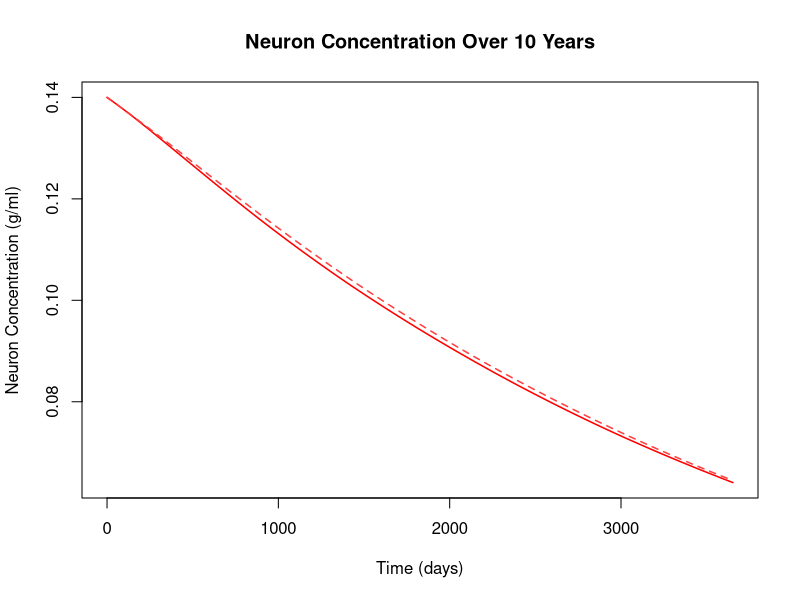

Recreate this plot in R. (Note: a time limit stopped this script after it produced the figure.)
library(dplyr)


NeuronChain=function(Nval,Fival,Foval,tchange,chainl){
  uN=runif(1)
  #print(3.4*10^-4)*((Fival)/(Fival+3.36*10^-10)))*Nval))
  if(uN<(rnorm(1,((3.4*10^-4)/(3.36*10^-10))))){#/sum(chainl)))){
    Nval=Nval-((3.4*10^-4)*((Fival)/(Fival+3.36*10^-10)))*tchange*Nval
  } else{
    Nval=Nval
  } 
  return(Nval)
}

ABetaiChain=function(Nval,ABival,tnow,tchange,chainl){
  uABi1=runif(1)
  if(tnow<=100){
    R=6*tnow/100
  }else{
    R=6
  }
  if((uABi1<rnorm(1,((((9.51)*1+R))-(9.51))/.14))){#/sum(chainl)))){#&(ABichangeboth>=0)){
    ABival=ABival+(((9.51*10^-6*(1+R)-(9.51*ABival))*tchange))*(Nval/.14)
  }
  else{
    ABival=ABival
  } 
  return(ABival)
}

ABetaochain=function(ABoval,ABival,Nval,Aval,M1val,M2val,tchange,chainl){
  uABo=runif(1)
  if(uABo<rnorm(1,((.05/365)+(8*10^-9)/.14+(8*10^-10)/.14-((2*10^-3*.9))*1/(7*10^-3)))){#/sum(chainl))){#((((.05/365)/sum(chainlist)/(8*10^-9)/((8*10^-10)))/sum(chainlist)))/(((2*10^-3)/(7*10^-3))/sum(chainlist))){
    #ABoval=ABoval+(ABival*(.05/365)+((8*10^-9)*(Nval/.14))+((8*10^-10)*(Aval/.14))-(((2*10^-3)*(((M1val+.9*M2val))))*(ABoval/(ABoval+(7*10^-3)))))
    ABoval=ABoval+(ABival*0.0001369863+(8*10^-9)*(Nval/.14)+(8*10^-10)*Aval/.14-((2*10^-3)*(M1val+.9*M2val))*(ABoval/(ABoval+(7*10^-3))))*tchange
  } else{
    ABoval=ABoval
  }
  return(ABoval)
}

TauChainV2=function(Tauval,Fival,Foval,Nval,tchange,chainl){
  uTau=runif(1)
  #print(3.4*10^-4)*((Fival)/(Fival+3.36*10^-10)))*Nval))
  if(uTau<rnorm(1,((((8.1*10^-11)+((1.35*10^-11)*6))-.277)/.14))){#/sum(chainl))){
    Tauval=Tauval+(((8.1*10^-11)+(1.35*10^-11)*6)-.277*Tauval)*tchange*(Nval/.14)
  } else{
    Tauval=Tauval
  } 
  return(Tauval)
}

FivalChainV2=function(Fival,Tauval,Nval,tchange,chainl){
  uFi=runif(1)
  #print(3.4*10^-4)*((Fival)/(Fival+3.36*10^-10)))*Nval))
  if(uFi<rnorm(1,(((1.662*10^-3)-(2.77*10^-3))/.14))){#/sum(chainl))){
    Fival=Fival+(((1.662*10^-3)*Tauval)*(Nval/.14)-((2.77*10^-3)*Fival)*tchange*(Nval/.14))
  } else{
    Fival=Fival
  } 
  return(Fival)
}

FovalChainV2=function(Fival,Foval,tchange,chainl){
  uFo=runif(1)
  #print(3.4*10^-4)*((Fival)/(Fival+3.36*10^-10)))*Nval))
  if(uFo<rnorm(1,((.05/365)-(2.77*10^-4)))){#/sum(chainl))){
    Foval=Foval+(((.05/365)*Fival)-((2.77*10^-4)*Foval))*tchange
  } else{
    Foval=Foval
  } 
  return(Foval)
}


AvalChainV2=function(ABoval,M1val,Aval,tchange,chainl){
  uA=runif(1)
  #print(3.4*10^-4)*((Fival)/(Fival+3.36*10^-10)))*Nval))
  if(uA<rnorm(1,(1.793+ .045-((1.2*10^(-3)))))){#/sum(chainl))){
    Aval=Aval+(1.793*ABoval+.045*M1val-((1.2*10^(-3))*Aval))*tchange
  } else{
    Aval=Aval
  } 
  return(Aval)
}

M1valChainV2=function(M1val,Foval,tchange,chainl){
  uM1=runif(1)
  #print(3.4*10^-4)*((Fival)/(Fival+3.36*10^-10)))*Nval))
  if(uM1<rnorm(1,(((.047*((2*10^(-2))/(2.58*10^(-11)))))*.9-(.015)))){#/sum(chainl))){
    M1val=M1val+((.047*((2*10^(-2))*(Foval/(Foval+(2.58*10^(-11)))))*.9)-(.015*M1val))*tchange
  } else{
    M1val=M1val
  } 
  return(M1val)
}

M2valChainV2=function(M2val,Foval,tchange,chainl){
  uM2=runif(1)
  #print(3.4*10^-4)*((Fival)/(Fival+3.36*10^-10)))*Nval))
  if(uM2<rnorm(1,((.047*((2*10^(-2))/((2.58*10^(-11)))))*.09-(.015)))){#/sum(chainl))){
    M2val=M2val+((.047*((2*10^(-2))*(Foval/(Foval+(2.58*10^(-11)))))*.09)-(.015*M2val))*tchange
  } else{
    M2val=M2val
  } 
  return(M2val)
}



ALStochModelV5=function(time){
  tnow=c(0)
  ABival=c(1*10^-6)
  ABoval=c(1*10^-8)
  Tauval=c(1.37*10^(-10))
  Fival=c(3.36*10^(-10))
  Foval=c(3.36*10^(-11))
  Aval=c(.14)
  M1val=c(.02)
  M2val=c(.02)
  Nval=c(.14)
  R0=6
  i=2
  while (tnow[i-1]<time) {
    chainlist=c(((3.4*10^-4)/(3.36*10^-10))/Nval[i-1],((((9.51*10^-6)*7)-9.51)/.14)/ABival[i-1],
                (((.05/365)+(8*10^-9)/.14+(8*10^-10)/.14+((2*10^-3*.9))*1/(7*10^-3)))/ABoval[i-1],((((8.1*10^-11)+((1.35*10^-11)*6))+.277)/.14)/Tauval[i-1],
                (((1.662*10^-3)+(2.77*10^-3))/.14)/Fival[i-1],((.05/365)+(2.77*10^-4))/Foval[i-1],(1.793+ .045+((1.2*10^(-3))))/Aval[i-1],
                ((.047*((2*10^(-2))/(2.58*10^(-11))))*.9+(.015))/M1val[i-1],((.047*((2*10^(-2))/((2.58*10^(-11)))))*.09+(.015))/M2val[i-1])
    chainorder=c("Neurons","ABi","ABo","Tau","Fi","Fo","Astro","M1","M2")
    chain=data.frame(((3.4*10^-4)/(3.36*10^-10))/Nval[i-1],((((9.51*10^-6)*7)-9.51)/.14)/ABival[i-1],
                     (((.05/365)+(8*10^-9)/.14+(8*10^-10)/.14+((2*10^-3*.9))*1/(7*10^-3)))/ABoval[i-1],((((8.1*10^-11)+((1.35*10^-11)*6))+.277)/.14)/Tauval[i-1],
                     (((1.662*10^-3)+(2.77*10^-3))/.14)/Fival[i-1],((.05/365)+(2.77*10^-4))/Foval[i-1],(1.793+ .045+((1.2*10^(-3))))/Aval[i-1],
                     ((.047*((2*10^(-2))/(2.58*10^(-11))))*.9+(.015))/M1val[i-1],((.047*((2*10^(-2))/((2.58*10^(-11)))))*.09+(.015))/M2val[i-1])
    colnames(chain)=chainorder
    u=runif(length(chainlist))
    possiblet=c(-log(u)/chainlist)
    tchange=max(possiblet)
    chain2=as.data.frame(t(chain))
    chain2=arrange(chain2)
    for (j in 0:length(chain2[,1])) {
      if(isTRUE(chain2[j,]==chain$Neurons)){
        Nval[i]=NeuronChain(Nval[i-1],Fival[i-1],Foval[i-1],max(possiblet),chainlist)
      } else if(isTRUE(chain2[j,]==chain$ABi)){
        ABival[i]=ABetaiChain(Nval[i-1],ABival[i-1],tnow[i-1],max(possiblet),chainlist)
      } else if(isTRUE(chain2[j,]==chain$ABo)){
        ABoval[i]=ABetaochain(ABoval[i-1],ABival[i-1],Nval[i-1],Aval[i-1],M1val[i-1],M2val[i-1],max(possiblet),chainlist)
      } else if(isTRUE(chain2[j,]==chain$Tau)){
        Tauval[i]=TauChainV2(Tauval[i-1],Fival[i-1],Foval[i-1],Nval[i-1],max(possiblet),chainlist)
      } else if(isTRUE(chain2[j,]==chain$Fi)){
        Fival[i]=FivalChainV2(Fival[i-1],Tauval[i-1],Nval[i-1],max(possiblet),chainlist)
      } else if(isTRUE(chain2[j,]==chain$Fo)){
        Foval[i]=FovalChainV2(Fival[i-1],Foval[i-1],max(possiblet),chainlist)
      } else if(isTRUE(chain2[j,]==chain$Astro)){
        Aval[i]=AvalChainV2(ABoval[i-1],M1val[i-1],Aval[i-1],max(possiblet),chainlist)
      } else if(isTRUE(chain2[j,]==chain$M1)){
        M1val[i]=M1valChainV2(M1val[i-1],Foval[i-1],max(possiblet),chainlist)
      } else{
        M2val[i]=M2valChainV2(M2val[i-1],Foval[i-1],max(possiblet),chainlist)
      }
      
    }
    tnow[i]=tnow[i-1]+tchange
    i=i+1
  }
  return(data.frame(Nval,ABival,ABoval,Tauval,Fival,Foval,M1val,M2val,Aval,tnow))
  
}
out=ALStochModelV5(3650)
out2=ALStochModelV5(3650)
out3=ALStochModelV5(3650)
out4=ALStochModelV5(3650)
out5=ALStochModelV5(3650)




##Stoch Neuron Graph
plot(out$tnow,out$Nval,type = 'l',lty=1,ylab = 'Neuron Concentration (g/ml)', xlab = 'Time (days)',lwd=1.5,main = "Neuron Concentration Over 10 Years",col="red")
meanN=c(mean(out$Nval))
for (i in 2:25) {
  out=ALStochModelV5(3650)
  cols=c('red','brown1','brown3','brown4','firebrick','firebrick1','firebrick3','firebrick4','darkred','maroon','orangered3','orangered4','orangered2','red3','red4','indianred4','tomato','tomato2','tomato3','tomato4','brown','brown2','firebrick2','red2','orangered','indianred')
  style=c(1:25)
  lines(out$tnow,out$Nval,lty=style[i],col=cols[i],lwd=1.5)
}
legend('topright',c('1st','2nd','3rd','4th','5th','6th','7th','8th','9th','10th','11th','12th','13th','14th','15th','16th','17th','18th','19th','20th','21st','22nd','23rd','24th','25th'),col =cols,lty = style,ncol = 2 ,title = "Run #")

##Stoch ABi Graph

plot(out$tnow,out$ABival,type = 'l',lty=1,ylab = 'Amyloid Beta Concentration Inside (g/ml)', xlab = 'Time (days)',lwd=1.5,main = "Amyloid Beta Concentration Inside",col="blue")
for (i in 2:25) {
  out=ALStochModelV5(3650)
  cols=c('blue','blue4','darkblue','cyan1','cyan4','cornflowerblue','cadetblue1','dodgerblue','dodgerblue4','deepskyblue4','darkturquoise','lightblue1','lightskyblue','mediumblue','midnightblue','paleturquoise','paleturquoise3','navyblue','skyblue1','skyblue4','royalblue1','royalblue3','royalblue4','powderblue','steelblue2','turquoise')
  style=c(1:25)
  lines(out$tnow,out$ABival,lty=style[i],col=cols[i],lwd=1.5)
}
legend('bottomright',c('1st','2nd','3rd','4th','5th','6th','7th','8th','9th','10th','11th','12th','13th','14th','15th','16th','17th','18th','19th','20th','21st','22nd','23rd','24th','25th'),col =cols,lty = style,ncol = 2 ,title = "Run #")



##Stoch ABo graph

plot(out$tnow,out$ABoval,type = 'l',lty=1,ylab = 'Amyloid Beta Concentration Outside (g/ml)', xlab = 'Time (days)',lwd=1.5,main = "Amyloid Beta Concentration Outside",col="green")
for (i in 2:25) {
  out=ALStochModelV5(3650)
  cols=c('green','aquamarine','aquamarine4','darkolivegreen','darkolivegreen3','darkolivegreen4','darkgreen','chartreuse','chartreuse4','forestgreen','darkseagreen3','darkseagreen4','green3','green4','lightgreen','lawngreen','mediumspringgreen','mediumseagreen','limegreen','palegreen','palegreen4','olivedrab','olivedrab3','seagreen','seagreen3','yellowgreen')
  style=c(1:25)
  lines(out$tnow,out$ABoval,lty=style[i],col=cols[i],lwd=1.5)
}
legend('bottomright',c('1st','2nd','3rd','4th','5th','6th','7th','8th','9th','10th','11th','12th','13th','14th','15th','16th','17th','18th','19th','20th','21st','22nd','23rd','24th','25th'),col =cols,lty = style,ncol = 2 ,title = "Run #")


##Stoch Tau Graph

plot(out$tnow,out$Tauval,type = 'l',lty=1,ylab = 'Tau Concentration (g/ml)', xlab = 'Time (days)',lwd=1.5,main = "Tau Concentration Over 10 Years",col="deeppink")
for (i in 2:25) {
  out=ALStochModelV5(3650)
  cols=c('deeppink','deeppink3','deeppink4','hotpink','hotpink3','lightcoral','maroon1','maroon2','maroon3','magenta','magenta1','magenta2','palevioletred1','palevioletred2','pink1','orchid1','orchid2','violet','violetred','violetred1','violetred2','violetred3','palevioletred','palevioletred3','hotpink1','hotpink2')
  style=c(1:25)
  lines(out$tnow,out$Tauval,lty=style[i],col=cols[i],lwd=1.5)
}

legend('bottomright',c('1st','2nd','3rd','4th','5th','6th','7th','8th','9th','10th','11th','12th','13th','14th','15th','16th','17th','18th','19th','20th','21st','22nd','23rd','24th','25th'),col =cols,lty = style,ncol = 2 )


##Stoch Fi Graph

plot(out$tnow,out$Fival,type = 'l',lty=1,ylab = 'NFT Concentration Inside (g/ml)', xlab = 'Time (days)',lwd=1.5,main = "NFT Concentration Inside Over 10 Years",col="gold",ylim = c(3.3*10^-10,7.5*10^-10))
for (i in 2:25) {
  out=ALStochModelV5(3650)
  cols=c('gold','goldenrod','goldenrod1','goldenrod2','goldenrod3','gold1','gold2','khaki','khaki1','lightgoldenrod','lightgoldenrod1','lightgoldenrod2','palegoldenrod','navajowhite2','yellow','yellow1','yellow2','yellow3','darkgoldenrod1','darkgoldenrod2','darkgoldenrod3','khaki2','khaki3','gold3','gold4','darkgoldenrod')
  style=c(1:25)
  lines(out$tnow,out$Fival,lty=style[i],col=cols[i],lwd=1.5)
}
legend('bottomright',c('1st','2nd','3rd','4th','5th','6th','7th','8th','9th','10th','11th','12th','13th','14th','15th','16th','17th','18th','19th','20th','21st','22nd','23rd','24th','25th'),col =cols,lty = style,ncol = 5 ,title = "Run #")

##perfect
##Orange

plot(out$tnow,out$Foval,type = 'l',lty=1,ylab = 'NFT Concentration Outside (g/ml)', xlab = 'Time (days)',lwd=1.5,main = "NFT Concentration Outside Over 10 Years",col="darkorange")
#meanFo=c(mean(out$Foval))
for (i in 2:25) {
  out=ALStochModelV5(3650)
  #meanFo[i]=c(mean(out$Foval))
  cols=c('darkorange','darkorange1','darkorange2','darkorange3','chocolate','chocolate1','chocolate2','orange','orange1','orange2','orange3','sienna1','sienna2','sienna3','sandybrown','salmon1','salmon2','coral','tan1','tan2','chocolate3','chocolate4','darkorange4','peru','lightsalmon2','lightsalmon3')
  style=c(1:25)
  lines(out$tnow,out$Foval,lty=style[i],col=cols[i],lwd=1.5)
}
legend('topleft',c('1st','2nd','3rd','4th','5th','6th','7th','8th','9th','10th','11th','12th','13th','14th','15th','16th','17th','18th','19th','20th','21st','22nd','23rd','24th','25th'),col =cols,lty = style,ncol = 2 ,title = "Run #",bty='n')

##Stoch M1

plot(out$tnow,out$M1val,type = 'l',lty=1,ylab = 'Type 1 Microglia Concentration (g/ml)', xlab = 'Time (days)',lwd=1.5,main = "Type 1 Microglia Concentration Over 10 Years",col="darkmagenta")
#meanM1=c(mean(out$M1val))
for (i in 2:25) {
  out=ALStochModelV5(3650)
  #meanM1[i]=c(mean(out$M1val))
  cols=c('darkmagenta','darkviolet','darkslateblue','darkorchid','darkorchid1','darkorchid2','darkorchid3','darkorchid4','mediumslateblue','mediumpurple','mediumpurple1','mediumpurple2','mediumpurple3','mediumpurple4','mediumorchid','mediumorchid1','mediumorchid2','mediumorchid3','mediumorchid4','magenta4','orchid','orchid3','orchid4','plum4','purple','purple3')
  style=c(1:25)
  lines(out$tnow,out$M1val,lty=style[i],col=cols[i],lwd=1.5)
}
legend('bottomright',c('1st','2nd','3rd','4th','5th','6th','7th','8th','9th','10th','11th','12th','13th','14th','15th','16th','17th','18th','19th','20th','21st','22nd','23rd','24th','25th'),col =cols,lty = style,ncol = 2 ,title = "Run #")


##Stoch M2

plot(out$tnow,out$M2val,type = 'l',lty=1,ylab = 'Type 2 Microglia Concentration (g/ml)', xlab = 'Time (days)',lwd=1.5,main = "Type 2 Microglia Concentration Over 10 Years",col="aquamarine")
for (i in 2:25) {
  out=ALStochModelV5(3650)
  cols=c('aquamarine','aquamarine1','aquamarine2','aquamarine3','aquamarine4','cyan2','darkturquoise','darkslategray2','darkslategray1','lightblue','lightblue3','lightblue4','lightcyan3','lightcyan4','paleturquoise2','paleturquoise3','paleturquoise4','lightskyblue3','lightskyblue4','lightsteelblue3','lightsteelblue4','lightsteelblue','steelblue','slategray2','slategray3','slategray4')
  style=c(1:25)
  lines(out$tnow,out$M2val,lty=style[i],col=cols[i],lwd=1.5)
}
legend('topright',c('1st','2nd','3rd','4th','5th','6th','7th','8th','9th','10th','11th','12th','13th','14th','15th','16th','17th','18th','19th','20th','21st','22nd','23rd','24th','25th'),col =cols,lty = style,ncol = 2 ,title = "Run #")


##Perfect
##Stoch A

plot(out$tnow,out$Aval,type = 'l',lty=1,ylab = 'Astrocyte Concentration (g/ml)', xlab = 'Time (days)',lwd=1.5,main = "Astrocyte Concentration Over 10 Years",col="burlywood4")
for (i in 2:25) {
  out=ALStochModelV5(3650)
  cols=c('burlywood4','burlywood3','burlywood2','lightgoldenrod4','lightsalmon4','navajowhite2','navajowhite3','navajowhite4','khaki4','orange4','chocolate4','darkorange4','sienna','sienna4','sandybrown','salmon4','saddlebrown','lemonchiffon4','rosybrown4','rosybrown','tan1','tan2','tan3','tan4','peru','goldenrod4')
  style=c(1:25)
  lines(out$tnow,out$Aval,lty=style[i],col=cols[i],lwd=1.5)
  #lines(output$time,output$A)
}
legend('bottomright',c('1st','2nd','3rd','4th','5th','6th','7th','8th','9th','10th','11th','12th','13th','14th','15th','16th','17th','18th','19th','20th','21st','22nd','23rd','24th','25th'),col =cols,lty = style,ncol = 2 ,title = "Run #")
